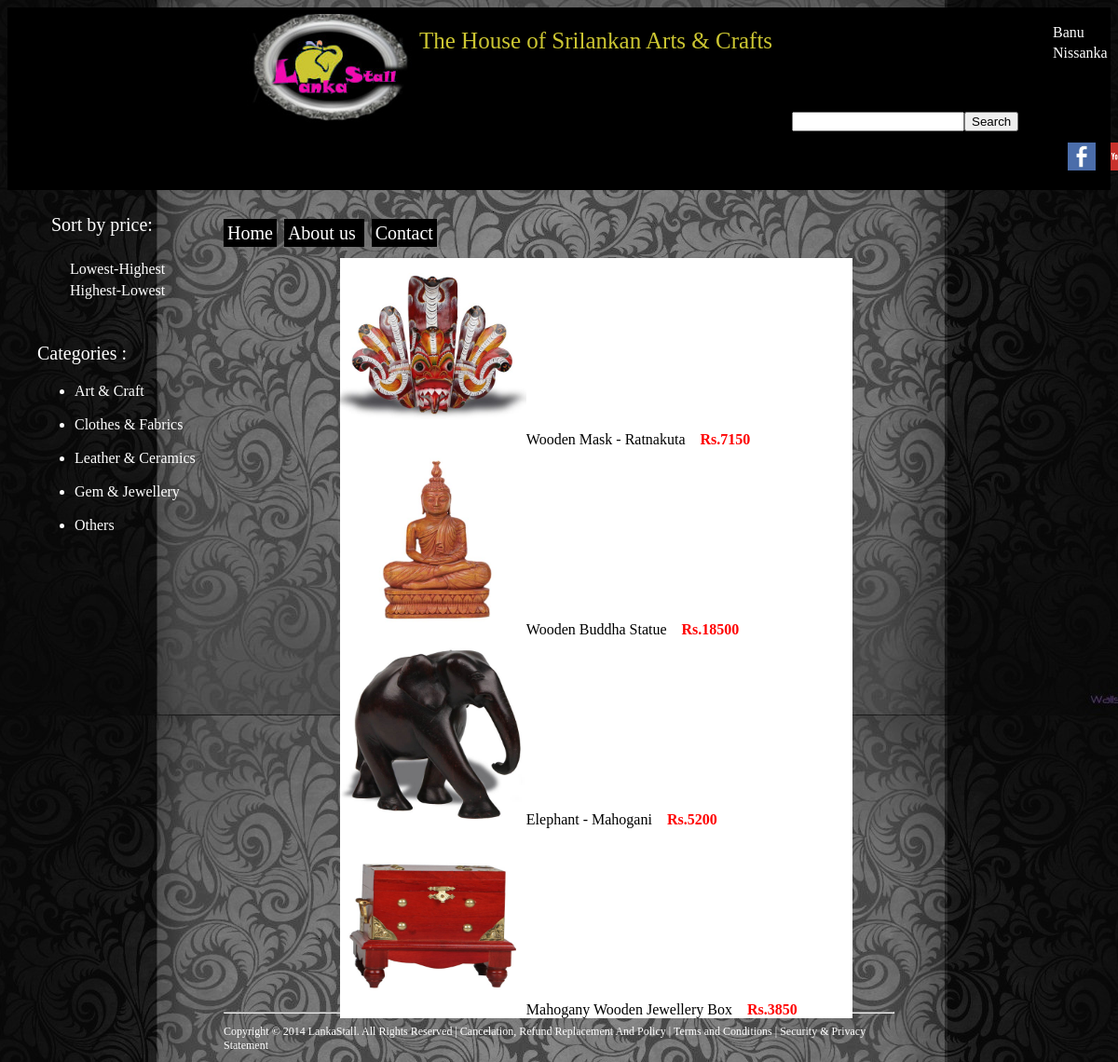
Page /itemstock.php?c=acw (signed in) on the committed database.
### tables this page shows
CREATE TABLE IF NOT EXISTS `itemdetails` (
  `sno` int(10) unsigned NOT NULL default '0',
  `category` varchar(30) default '',
  `material` varchar(30) default '',
  `weight` varchar(10) default '',
  `size` varchar(20) default '',
  `price` int(11) default '0',
  `stock` int(11) default '0',
  `code` varchar(7) NOT NULL default '',
  `image` varchar(40) NOT NULL default '',
  `pname` varchar(45) NOT NULL default '',
  `email` varchar(45) NOT NULL default '',
  `location` varchar(45) NOT NULL default '',
  `itemname` varchar(45) NOT NULL default '',
  PRIMARY KEY  (`sno`)
);

### itemstock.php (the view, shortened to what this page needs)
<head>
<link href="style.css" rel="stylesheet" type="text/css">
</head>
 <body>
  <p id="heading">
  The House of Srilankan Arts & Crafts
    </p>
  <header>
 <img src="images/logo.jpg " id="logo">The House of Srilankan Arts & Crafts
 </header>
 <a href=""> <img id="social" src="images/facebook.jpg"></a>
  <a href=""> <img id="social" src="images/youtube.jpg"></a>
 <form style="position:absolute; top:120px; left:850px;">
<input type="text" size="20"><input type="submit" value="Search" name="search">
</form>
<p id="user">
<?php
if(isset($_SESSION['uname']))
{
$msg=$_SESSION['uname'];
echo $msg;
}?>
</p>
<div class="con">
<nav>
<a href="logedhome.php">Home</a>&nbsp;
<a href="Aboutus.php">About us </a>&nbsp;
<a href="Contactus.php">Contact</a>
</nav>
<?php
$c = $_GET['c'];
$connection=mysqli_connect("localhost","root","root","lankastall");
	$query1 = mysqli_query($connection,"SELECT * FROM itemdetails where code='$c'");
echo "<section id='itemtable'>";
		while($row = mysqli_fetch_array($query1))
		{
		$sno=$row['sno'];
		$p=$row['price'];
		$i=$row['image'];
		$in=$row['itemname'];
		echo "<a href=Details.php?sno=",urlencode($sno),"><img src='uploads/$i' id='item' ></a>";
		echo $in;
		echo "<h4 style='display:inline;'>Rs.$p</h4>";
		echo "<br>";
		}
echo "</section>";
?>
<section id="sort">
<p id="lside"> &nbsp;&nbsp;
Sort by price:<br><br>&nbsp;&nbsp;&nbsp;&nbsp;&nbsp;&nbsp;
<a id="slink" href="itemsort.php?c=<?php echo $c;?>&sortby='lohi'">Lowest-Highest</a><br>&nbsp;&nbsp;&nbsp;&nbsp;&nbsp;&nbsp;
<a id="slink" href="itemsort.php?c=<?php echo $c;?>&sortby=hilo">Highest-Lowest</a>
<br><br><br>Categories :
<ul>
<li><a href="Art&craft.php" style="color:white;">Art & Craft</a></li><br>
<li><a href="#" style="color:white;">Clothes & Fabrics</a></li><br>
<li><a href="#" style="color:white;" >Leather & Ceramics</a></li><br>
<li><a href="#" style="color:white;">Gem & Jewellery</a></li><br>
<li><a href="#" style="color:white;">Others</a></li>
</ul>
</p>
</section>
<footer>
<p style="font-size:12px; color:white;">Copyright &copy; 2014 LankaStall. All Rights Reserved | Cancelation, Refund Replacement And Policy | Terms and Conditions | Security & Privacy Statement</p>
</footer>
</div>
</body>
</html>

### style.css (style rules this page uses)
body { background-image:url("images/ttt.jpg"); background-repeat:repeat-y;background-position:center top; background-attachment:fixed; }
header { width:100%; height:25%;background-color:black; }
#logo { position:relative;right:-35ex;bottom:-1ex ;width:180px;height:120px; }
#heading { color:#ccc632;position:absolute;left:450px;top:5px;font-size:25px; }
#social { width:30px;height:30px; position:relative;right:-155ex;top:-7ex }
.con { position:absolute; left:20%; top:21%; width:60% }
nav a { text-decoration:none ; color:white; font-size:20px;padding:4px; background-color:black; }
#itemtable { position:relative;right:-17ex;bottom:-2ex;background-color:white; width:550px; }
#item { width:200px;height:200px; }
h4 { color:red; }
#sort { position:fixed;left:40px;top:210px; color:white; }
#lside { color:white; font-size:20px; }
#sort a:link { text-decoration:none; }
#user { color:white;position:absolute;left:1130px;top:10px; }
#slink { text-decoration:none;color:white;font-size:16; }

### rows in the picture
itemdetails: image (picture), itemname "Wooden Mask - Ratnakuta", price "7150"
itemdetails: image (picture), itemname "Wooden Buddha Statue", price "18500"
itemdetails: image (picture), itemname "Elephant - Mahogani", price "5200"
itemdetails: image (picture), itemname "Mahogany Wooden Jewellery Box", price "3850"

### other values in the picture
$msg "Banu Nissanka"
